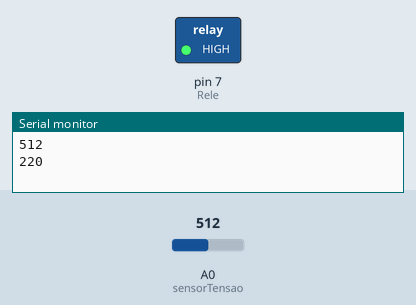
Bench run of a sketch on a simulated Arduino Uno, built with avr-gcc and run on an emulated ATmega328P. On the bench: switched loads named in the sketch (green lamp = pin HIGH), the last lines printed to the serial monitor. Inputs (shaded band) come from the test bench; at power-on: A0 (sensorTensao) = 512.

Above: at 3.8 s.
3.9 s: A0 (sensorTensao) set to 74
5.4 s: A0 (sensorTensao) set to 63
At 6.4 s:
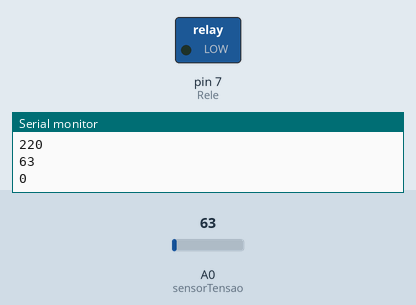
7.3 s: A0 (sensorTensao) set to 80
At 9.7 s:
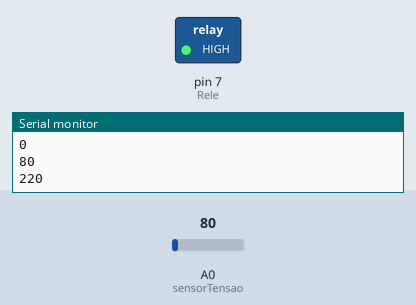
Timing chart, 0 to 11.2 s (numbered marks = the images above; inputs shaded):
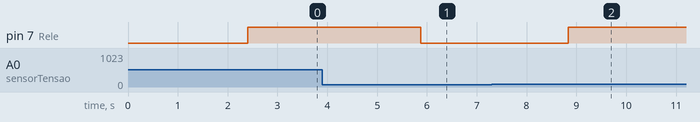

Measured:
- the behaviour switches between 70 and 69 on A0 (sensorTensao) (found by bisection; images 0 and 1)
- after the input at 5.4 s, pin 7 (Rele): HIGH → LOW after 0.47 s
- after the input at 7.3 s, pin 7 (Rele): LOW → HIGH after 1.5 s

The sketch:

interruptor.ino
```cpp
// variaveis que devem mudar:
int estado = 0;
int tensao = 0;
int ultimaTensao = 0;
int sensorValue = 0;
const int Rele = 7;
const int sensorTensao = A0;
int condicao = 0;


void interrupcao(){
  if (estado == HIGH) {
   estado = 0;
  }
  else {
   estado = 1;
  }
  delay(20);
}
void setup() {
 pinMode(sensorTensao, INPUT);
 pinMode(Rele, OUTPUT);
   Serial.begin(9600);
 pinMode(2, INPUT);
 // attachInterrupt(0,interrupcao,RISING); //Configurando a interrupção
}

void loop(){
   for (int i = 0; i < 60; i++){
    if(analogRead(sensorTensao) < 70){
   tensao = 0;
   delay(10);
    }else{
   tensao = 220;
   delay(40);
    }
  }
  if(tensao != ultimaTensao){
    estado = !estado;
     ultimaTensao = tensao;
    }
Serial.println(analogRead(sensorTensao) );
Serial.println(ultimaTensao);
digitalWrite(Rele, estado);

}

void CondicaoAC(){
  for (int i = 0; i < 30; i++){
    if(analogRead(sensorTensao) < 70){
   tensao = 0;
   delay(10);
    }else{
   tensao = 220;
   delay(40);
    }
  }

}
```
